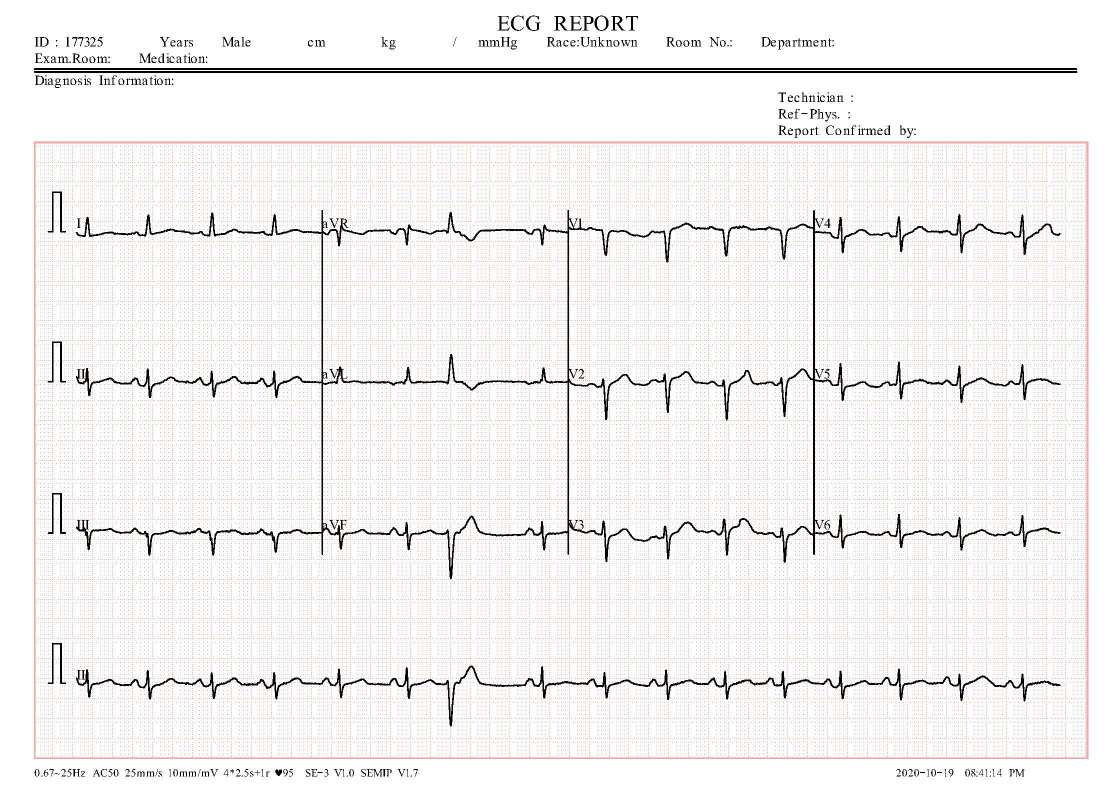
#> input picture ecg.jpg, 2213 x 1572 px (shown at 1/2 size)
$ python ecg.py
#> lines starting #> are read from the running program, lines starting #| are printed output that depends on the picture; after the words box and inside, x2 and y2 are one past the last pixel; in counts of white or black regions, pixels touching at a corner belong together
import os
import cv2
import numpy as np
import pandas as pd
import matplotlib.pyplot as plt
from scipy.signal import resample
from scipy.io import savemat
from collections import Counter
from tqdm import tqdm

def read_img(f):
    im = cv2.imread(f, 0)
    im = cv2.resize(im, (2200, 1600))
    _, im = cv2.threshold(im, 128, 255, cv2.THRESH_OTSU)
    return im

def histogram(arr, axis=0):
    hist = []
    if axis == 0:
        for i in range(arr.shape[axis]):
            hist.append(len(np.where(arr[i, :]==0)[0]))
    if axis == 1:
        for i in range(arr.shape[axis]):
            hist.append(len(np.where(arr[:, i]==0)[0]))
    return hist

def find_baseline(im):
    hist = histogram(im, 0)
    bl0 = np.argmax(hist[300:600]) + 300
    bl1 = np.argmax(hist[600:900]) + 600
    bl2 = np.argmax(hist[900:1200]) + 900
    bl3 = np.argmax(hist[1200:1500]) + 1200
    return [bl0, bl1, bl2, bl3]

def noise_removal(ll):
    for i in range(1, ll.shape[0]-1):
        for j in range(1, ll.shape[1]-1):
            arr = ll[i-1:i+2, j-1:j+2]
            if len(np.where(arr==0)[0]) <= 1:
                ll[i, j] = 255
    return ll

def find_ref_pulse(im, bl0):
    ref_pulse = im[bl0-100 : bl0+15, 80:140]
    ref_pulse = noise_removal(ref_pulse)
    xmax, xmin = 17, 0
    for i in range(ref_pulse.shape[1]):
        if ref_pulse[60, i] == 0:
            xmin = i + 1
            break
    for i in range(ref_pulse.shape[1]-1, 0, -1):
        if ref_pulse[60, i] == 0:
            xmax = i - 1
            break
    w = xmax - xmin
    h = int(4.6*w)
    return ref_pulse, [w, h]

def detact_leads(im, bl):
    blt = bl[0] - 180
    im = im[blt : bl[-1]+180, 160:2100]
    bl[0] = 180; bl[1] = bl[1] - blt; bl[2] = bl[2] - blt; bl[3] = bl[3] - blt
    wl = int(im.shape[1]/4)

    l0 = im[:bl[0]+150, 8 : wl-8]  #; l0 = noise_removement(l0)
    l1 = im[bl[1]-150 : bl[1]+150, 8 : wl-8] #; l1 = noise_removement(l1)
    l2 = im[bl[2]-150 : bl[2]+150, 8 : wl-8]

    l3 = im[:bl[0]+150, wl+8 : 2*wl-8]
    l4 = im[bl[1]-150 : bl[1]+150, wl+8 : 2*wl-8]
    l5 = im[bl[2]-150 : bl[2]+150, wl+8 : 2*wl-8]

    l6 = im[:bl[0]+150, 2*wl+8 : 3*wl-8]
    l7 = im[bl[1]-150 : bl[1]+150, 2*wl+8 : 3*wl-8]
    l8 = im[bl[2]-150 : bl[2]+150, 2*wl+8 : 3*wl-8]

    l9 = im[:bl[0]+150, 3*wl+8 : im.shape[1]-8]
    l10 = im[bl[1]-150 : bl[1]+150, 3*wl+8 : im.shape[1]-8]
    l11 = im[bl[2]-150 : bl[2]+150, 3*wl+8 : im.shape[1]-8]

    l12 = im[bl[3]-150 :, :]

    return im, bl, l0, l1, l2, l3, l4, l5, l6, l7, l8, l9, l10, l11, l12

def remove_redundant_lead(im, gap=40):
    bl = np.argmax(histogram(im, 0))
    im_ = 255*np.ones_like(im)
    for r in range(3):
        pt, cnt = 0, 0
        while True:
            x = np.random.randint(im.shape[1])
            if im[bl,x] == 0:
                pt = x
                break
            cnt += 1
            if cnt == 10000:
                break

        col_ = np.where(im[:, pt]==0)[0]
        pos= []
        for i in range(len(col_)):
            if col_[i] < bl-15 or col_[i] > bl+15:
                pos.append(i)
        col_ = np.delete(col_, pos)
        im_[col_, pt] = 0

        amax, amin = max(col_), min(col_)
        for i in range(pt, im.shape[1]):
            if amin - gap > 0 and amax + gap < im.shape[0]:
                mask = np.where(im[amin-gap:amax+gap, i]==0)[0] + amin-gap
            elif amin - gap < 0 and amax + gap < im.shape[0]:
                mask = np.where(im[0:amax+gap, i]==0)[0]
            elif amin - gap < 0 and amax + gap > im.shape[0]:
                mask = np.where(im[amin-gap:im.shape[0], i]==0)[0] + amin-gap
            else:
                mask = np.where(im[0:im.shape[0], i]==0)[0]
            im_[mask, i] = 0
            try:
                amax, amin = max(mask), min(mask)
            except:
                pass

        amax, amin = max(col_), min(col_)
        for i in range(pt-1, -1, -1):
            if amin - gap > 0 and amax + gap < im.shape[0]:
                mask = np.where(im[amin-gap:amax+gap, i]==0)[0] + amin-gap
            elif amin - gap < 0 and amax + gap < im.shape[0]:
                mask = np.where(im[0:amax+gap, i]==0)[0]
            elif amin - gap > 0 and amax + gap > im.shape[0]:
                mask = np.where(im[amin-gap:im.shape[0], i]==0)[0] + amin-gap
            else:
                mask = np.where(im[0:im.shape[0], i]==0)[0]

            im_[mask, i] = 0
            try:
                amax, amin = max(mask), min(mask)
            except:
                pass
    return im_

def digitization(im, w=16, h=80, fs=20):
    im = im[:, 20:im.shape[1]-20]
    hist = histogram(im, 0)
    bl = np.argmax(hist)

    sig = []
    for i in range(im.shape[1]):
        col = im[:, i]
        if len(np.where(col==0)[0]) != 0:
            mag = np.mean(np.where(col==0)[0])
        else:
            mag = bl
        sig.append(mag)
    sig = (np.array(sig) - bl)/h + 1

    n_samples = int(fs*im.shape[1]/w)
    sig = resample(sig, n_samples)
    return 1-sig


def ecg(img_path):
    img = read_img(img_path)
#> in read_img, `_, im = cv2.threshold(im, 128, 255, cv2.THRESH_OTSU)`:
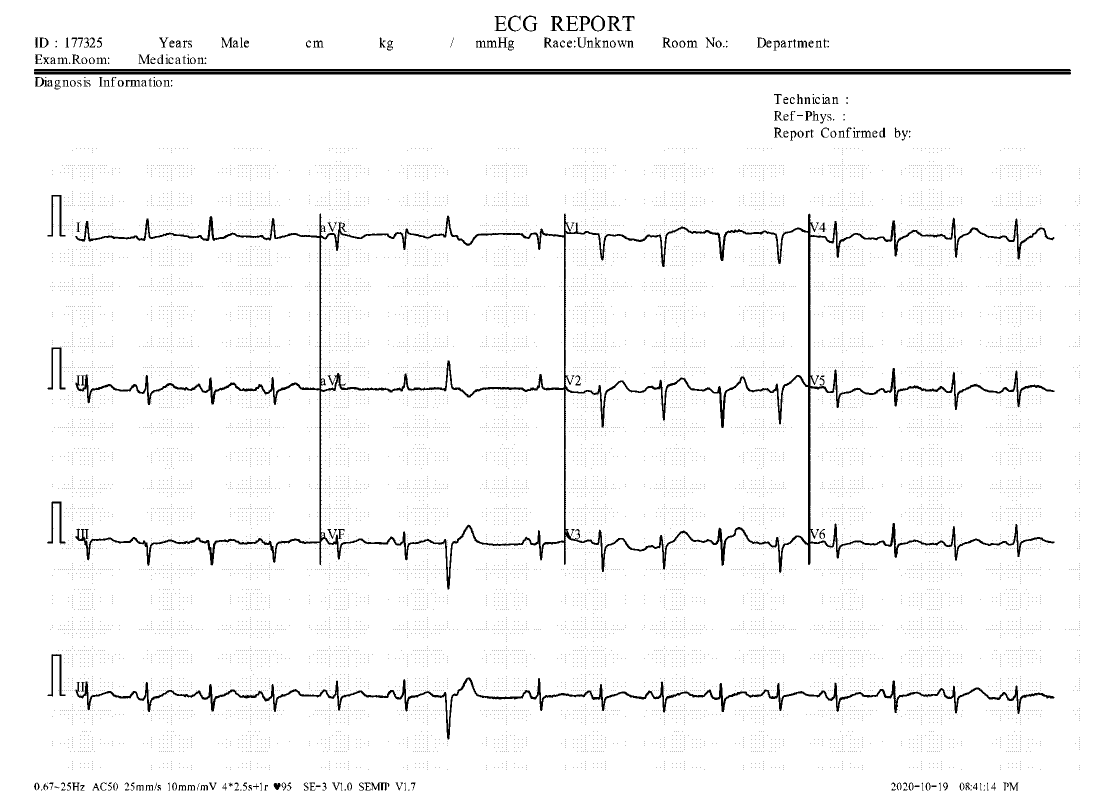
#> im: shape (1600, 2200) (shown at 1/2 size); 96.5% white; 16397 black regions (16182 under 20 px), largest, box (x1, y1, x2, y2) and area: (150, 427, 2109, 1179) 51379, (151, 1355, 2109, 1479) 14622, (68, 144, 2142, 149) 10367
    bl = find_baseline(img)
#> after the loop in histogram, `for i in range(arr.shape[axis]):`: hist = 1600 values, max 2074 at index 140, min 0 at index 0, mean 76.75
#> in find_baseline, `bl0 = np.argmax(hist[300:600]) + 300`: bl0 = 471
#> in find_baseline, `bl1 = np.argmax(hist[600:900]) + 600`: bl1 = 778
#> in find_baseline, `bl2 = np.argmax(hist[900:1200]) + 900`: bl2 = 1085
#> in find_baseline, `bl3 = np.argmax(hist[1200:1500]) + 1200`: bl3 = 1391
#> bl = [471, 778, 1085, 1391]
    _, (w, h) = find_ref_pulse(img, bl[0])
#> in find_ref_pulse, `ref_pulse = im[bl0-100 : bl0+15, 80:140]`: ref_pulse: shape (115, 60); 90.1% white; 15 black regions (14 under 20 px), largest, box (x1, y1, x2, y2) and area: (15, 19, 51, 102) 671
#> after the loop in noise_removal, `for i in range(1, ll.shape[0]-1):`:
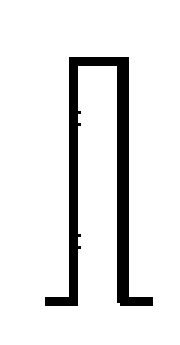
#> ll: shape (115, 60) (shown 3 times larger); 90.3% white; 1 black region, box (x1, y1, x2, y2) and area: (15, 19, 51, 102) 671
#> w = 17; h = 78

    img, bl, l0, l1, l2, l3, l4, l5, l6, l7, l8, l9, l10, l11, l12 = detact_leads(img, bl)
#> in detact_leads, `blt = bl[0] - 180`: blt = 291
#> in detact_leads, `im = im[blt : bl[-1]+180, 160:2100]`: im: shape (1280, 1940); 96.7% white; 15586 black regions (15547 under 20 px), largest, box (x1, y1, x2, y2) and area: (0, 136, 1940, 888) 50993, (0, 1064, 1940, 1188) 14457, (495, 767, 514, 787) 99
#> in detact_leads, `l0 = im[:bl[0]+150, 8 : wl-8]`: l0: shape (330, 469); 97.5% white; 962 black regions (961 under 20 px), largest, box (x1, y1, x2, y2) and area: (0, 141, 469, 192) 2874
#> in detact_leads, `l1 = im[bl[1]-150 : bl[1]+150, 8 : wl-8]`: l1: shape (300, 469); 96.9% white; 829 black regions (828 under 20 px), largest, box (x1, y1, x2, y2) and area: (0, 121, 469, 182) 3473
#> in detact_leads, `l2 = im[bl[2]-150 : bl[2]+150, 8 : wl-8]`: l2: shape (300, 469); 97.3% white; 727 black regions (726 under 20 px), largest, box (x1, y1, x2, y2) and area: (0, 123, 469, 197) 3134
#> in detact_leads, `l3 = im[:bl[0]+150, wl+8 : 2*wl-8]`: l3: shape (330, 469); 97.4% white; 986 black regions (984 under 20 px), largest, box (x1, y1, x2, y2) and area: (0, 140, 469, 211) 2904, (2, 154, 21, 173) 85
#> in detact_leads, `l4 = im[bl[1]-150 : bl[1]+150, wl+8 : 2*wl-8]`: l4: shape (300, 469); 97.1% white; 960 black regions (959 under 20 px), largest, box (x1, y1, x2, y2) and area: (0, 93, 469, 167) 3052
#> in detact_leads, `l5 = im[bl[2]-150 : bl[2]+150, wl+8 : 2*wl-8]`: l5: shape (300, 469); 96.8% white; 868 black regions (866 under 20 px), largest, box (x1, y1, x2, y2) and area: (0, 114, 469, 244) 3600, (2, 123, 21, 143) 99
#> in detact_leads, `l6 = im[:bl[0]+150, 2*wl+8 : 3*wl-8]`: l6: shape (330, 469); 97.1% white; 1048 black regions (1047 under 20 px), largest, box (x1, y1, x2, y2) and area: (0, 154, 469, 243) 3413
#> in detact_leads, `l7 = im[bl[1]-150 : bl[1]+150, 2*wl+8 : 3*wl-8]`: l7: shape (300, 469); 96.3% white; 921 black regions (918 under 20 px), largest, box (x1, y1, x2, y2) and area: (0, 122, 469, 228) 4107, (12, 122, 24, 143) 86, (0, 122, 11, 142) 47
#> in detact_leads, `l8 = im[bl[2]-150 : bl[2]+150, 2*wl+8 : 3*wl-8]`: l8: shape (300, 469); 96.6% white; 842 black regions (841 under 20 px), largest, box (x1, y1, x2, y2) and area: (0, 119, 469, 211) 3967
#> in detact_leads, `l9 = im[:bl[0]+150, 3*wl+8 : im.shape[1]-8]`: l9: shape (330, 469); 96.7% white; 1135 black regions (1132 under 20 px), largest, box (x1, y1, x2, y2) and area: (0, 144, 469, 228) 3786, (16, 154, 28, 173) 88, (0, 154, 15, 173) 78
#> in detact_leads, `l10 = im[bl[1]-150 : bl[1]+150, 3*wl+8 : im.shape[1]-8]`: l10: shape (300, 469); 96.5% white; 1009 black regions (1006 under 20 px), largest, box (x1, y1, x2, y2) and area: (0, 108, 469, 192) 3757, (0, 122, 15, 142) 81, (16, 123, 26, 143) 77
#> in detact_leads, `l11 = im[bl[2]-150 : bl[2]+150, 3*wl+8 : im.shape[1]-8]`: l11: shape (300, 469); 96.8% white; 919 black regions (916 under 20 px), largest, box (x1, y1, x2, y2) and area: (0, 111, 469, 186) 3383, (16, 123, 27, 143) 88, (0, 123, 15, 143) 84
#> in detact_leads, `l12 = im[bl[3]-150 :, :]`:
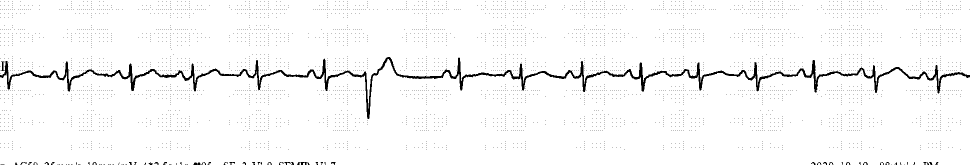
#> l12: shape (330, 1940) (shown at 1/2 size); 96.9% white; 4044 black regions (4012 under 20 px), largest, box (x1, y1, x2, y2) and area: (0, 114, 1940, 238) 14457, (594, 324, 619, 330) 88, (2, 123, 9, 142) 67
#> bl = [180, 487, 794, 1100]

    ll0 = remove_redundant_lead(l0, gap=30); ll0 = cv2.medianBlur(ll0, 3); sig0 = digitization(ll0, w, h)
#> in remove_redundant_lead, `bl = np.argmax(histogram(im, 0))`: bl = 182
#> in remove_redundant_lead, `im_ = 255*np.ones_like(im)`: im_: shape (330, 469); every value is 255
#> the loop in remove_redundant_lead, `for r in range(3):` made 3 passes
#> col_ on passes 1 to 3: [181, 182, 183, 184], [180, 181, 182], [182, 183, 184, 185, 186]
#> after `ll0 = cv2.medianBlur(ll0, 3)`: ll0: shape (330, 469); 98.1% white; 1 black region, box (x1, y1, x2, y2) and area: (0, 141, 469, 192) 2896
#> in digitization, `im = im[:, 20:im.shape[1]-20]`: im: shape (330, 429); 98.2% white; 1 black region, box (x1, y1, x2, y2) and area: (0, 141, 429, 191) 2518
#> in digitization, `hist = histogram(im, 0)`: hist = 330 values, max 214 at index 182, min 0 at index 0, mean 7.63
#> in digitization, `bl = np.argmax(hist)`: bl = 182
#> the loop in digitization, `for i in range(im.shape[1]):` made 429 passes
#> mag on passes 1 to 12: 187, 187, 187, 186.5, 186.5, 186.5, 186.5, 186, 186, 185.5, 185.5, 185.5
#> after the loop in digitization, `for i in range(im.shape[1]):`: sig = 429 values, max 188 at index 224, min 153 at index 357, mean 180.9
#> in digitization, `sig = (np.array(sig) - bl)/h + 1`: sig = 429 values, max 1.08 at index 224, min 0.628 at index 357, mean 0.985
#> in digitization, `sig = resample(sig, n_samples)`: sig = 504 values, max 1.08 at index 264, min 0.617 at index 420, mean 0.985
#> after `sig0 = digitization(ll0, w, h)`: sig0 = 504 values, max 0.383 at index 420, min -0.0787 at index 264, mean 0.0147
    ll1 = remove_redundant_lead(l1, gap=30); ll1 = cv2.medianBlur(ll1, 3); sig1 = digitization(ll1, w, h)
#> in remove_redundant_lead (call 2), `im_ = 255*np.ones_like(im)`: im_: shape (300, 469); every value is 255
#> the loop in remove_redundant_lead (call 2), `for r in range(3):` made 3 passes
#> col_ on passes 1 to 3: [150, 151, 152], [147, 148, 149, 150, 151], [151, 152, 153, 154]
#> after `ll1 = cv2.medianBlur(ll1, 3)`: ll1: shape (300, 469); 97.5% white; 1 black region, box (x1, y1, x2, y2) and area: (0, 121, 469, 182) 3498
#> in digitization (call 2), `im = im[:, 20:im.shape[1]-20]`: im: shape (300, 429); 97.6% white; 1 black region, box (x1, y1, x2, y2) and area: (0, 122, 429, 182) 3042
#> the loop in digitization (call 2), `for i in range(im.shape[1]):` made 429 passes
#> mag on passes 1 to 12: 150.5, 150.5, 150, 149.5, 149.5, 149.5, 149.5, 149.5, 149, 148.5, 148.5, 148
#> after `sig1 = digitization(ll1, w, h)`: sig1 = 504 values, max 0.197 at index 123, min -0.274 at index 425, mean 0.0248
    ll2 = remove_redundant_lead(l2, gap=30); ll2 = cv2.medianBlur(ll2, 3); sig2 = digitization(ll2, w, h)
#> after the loop in remove_redundant_lead (call 3), `for r in range(3):`: im_: shape (300, 469); 97.7% white; 121 black regions (120 under 20 px), largest, box (x1, y1, x2, y2) and area: (0, 123, 469, 197) 3132
#> after `ll2 = cv2.medianBlur(ll2, 3)`: ll2: shape (300, 469); 97.7% white; 1 black region, box (x1, y1, x2, y2) and area: (0, 123, 469, 196) 3171
#> in digitization (call 3), `im = im[:, 20:im.shape[1]-20]`: im: shape (300, 429); 97.9% white; 1 black region, box (x1, y1, x2, y2) and area: (0, 139, 429, 196) 2702
#> after `sig2 = digitization(ll2, w, h)`: sig2 = 504 values, max 0.104 at index 92, min -0.442 at index 127, mean -0.00641
    ll3 = remove_redundant_lead(l3, gap=30); ll3 = cv2.medianBlur(ll3, 3); sig3 = digitization(ll3, w, h)
#> after the loop in remove_redundant_lead (call 4), `for r in range(3):`: im_: shape (330, 469); 98% white; 165 black regions (163 under 20 px), largest, box (x1, y1, x2, y2) and area: (0, 140, 469, 211) 2904, (2, 154, 20, 173) 84
#> after `ll3 = cv2.medianBlur(ll3, 3)`: ll3: shape (330, 469); 98.1% white; 4 black regions (1 under 20 px), largest, box (x1, y1, x2, y2) and area: (0, 140, 469, 211) 2859, (3, 154, 14, 172) 59, (30, 155, 38, 173) 55
#> in digitization (call 4), `im = im[:, 20:im.shape[1]-20]`: im: shape (330, 429); 98.1% white; 2 black regions, box (x1, y1, x2, y2) and area: (0, 140, 429, 211) 2625, (10, 155, 18, 173) 55
#> after `sig3 = digitization(ll3, w, h)`: sig3 = 504 values, max 0.376 at index 261, min -0.313 at index 1, mean -0.0311
    ll4 = remove_redundant_lead(l4, gap=30); ll4 = cv2.medianBlur(ll4, 3); sig4 = digitization(ll4, w, h)
#> after `ll4 = cv2.medianBlur(ll4, 3)`: ll4: shape (300, 469); 97.8% white; 2 black regions, box (x1, y1, x2, y2) and area: (0, 93, 469, 167) 3010, (3, 123, 14, 142) 62
#> in digitization (call 5), `im = im[:, 20:im.shape[1]-20]`: im: shape (300, 429); 97.8% white; 1 black region, box (x1, y1, x2, y2) and area: (0, 93, 429, 167) 2778
#> after `sig4 = digitization(ll4, w, h)`: sig4 = 504 values, max 0.598 at index 263, min -0.199 at index 311, mean 0.011
    ll5 = remove_redundant_lead(l5, gap=30); ll5 = cv2.medianBlur(ll5, 3); sig5 = digitization(ll5, w, h)
#> after `ll5 = cv2.medianBlur(ll5, 3)`: ll5: shape (300, 469); 97.4% white; 4 black regions (2 under 20 px), largest, box (x1, y1, x2, y2) and area: (0, 115, 469, 244) 3607, (2, 123, 13, 142) 65
#> in digitization (call 6), `im = im[:, 20:im.shape[1]-20]`: im: shape (300, 429); 97.4% white; 3 black regions (2 under 20 px), largest, box (x1, y1, x2, y2) and area: (0, 115, 429, 244) 3399
    ll6 = remove_redundant_lead(l6, gap=30); ll6 = cv2.medianBlur(ll6, 3); sig6 = digitization(ll6, w, h)
#> after the loop in remove_redundant_lead (call 7), `for r in range(3):`:
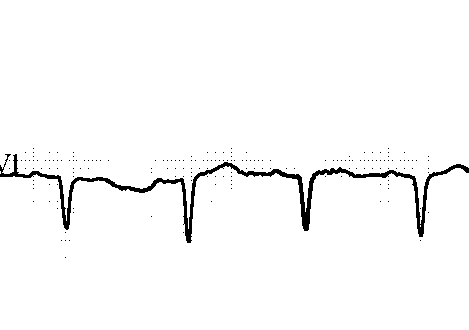
#> im_: shape (330, 469); 97.7% white; 173 black regions (172 under 20 px), largest, box (x1, y1, x2, y2) and area: (0, 154, 469, 243) 3413
#> after `ll6 = cv2.medianBlur(ll6, 3)`: ll6: shape (330, 469); 97.8% white; 3 black regions (2 under 20 px), largest, box (x1, y1, x2, y2) and area: (0, 154, 469, 243) 3412
#> in digitization (call 7), `im = im[:, 20:im.shape[1]-20]`:
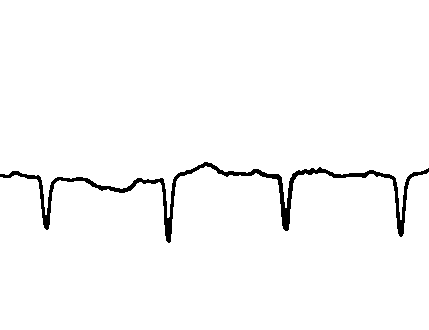
#> im: shape (330, 429); 97.8% white; 1 black region, box (x1, y1, x2, y2) and area: (0, 162, 429, 243) 3175
    ll7 = remove_redundant_lead(l7, gap=30); ll7 = cv2.medianBlur(ll7, 3); sig7 = digitization(ll7, w, h)
#> after the loop in remove_redundant_lead (call 8), `for r in range(3):`:
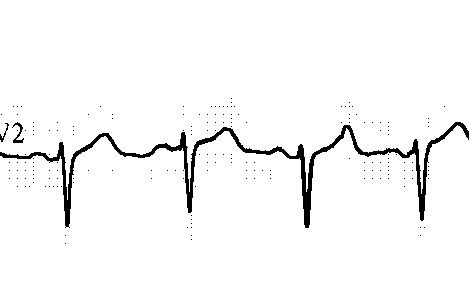
#> im_: shape (300, 469); 96.9% white; 179 black regions (176 under 20 px), largest, box (x1, y1, x2, y2) and area: (0, 122, 469, 228) 4107, (12, 122, 24, 143) 86, (0, 123, 9, 142) 42
#> after `ll7 = cv2.medianBlur(ll7, 3)`: ll7: shape (300, 469); 97% white; 6 black regions (4 under 20 px), largest, box (x1, y1, x2, y2) and area: (0, 122, 469, 228) 4130, (13, 123, 23, 143) 79
#> in digitization (call 8), `im = im[:, 20:im.shape[1]-20]`: im: shape (300, 429); 96.9% white; 3 black regions (2 under 20 px), largest, box (x1, y1, x2, y2) and area: (0, 125, 429, 228) 3943
    ll8 = remove_redundant_lead(l8, gap=30); ll8 = cv2.medianBlur(ll8, 3); sig8 = digitization(ll8, w, h)
#> after the loop in remove_redundant_lead (call 9), `for r in range(3):`:
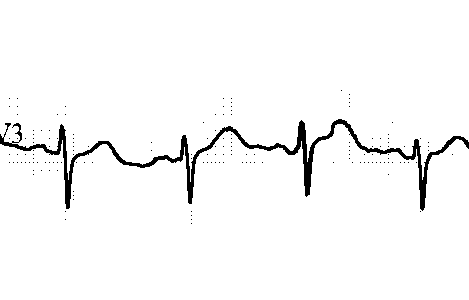
#> im_: shape (300, 469); 97.1% white; 151 black regions (150 under 20 px), largest, box (x1, y1, x2, y2) and area: (0, 119, 469, 211) 3966
    ll9 = remove_redundant_lead(l9, gap=30); ll9 = cv2.medianBlur(ll9, 3); sig9 = digitization(ll9, w, h)
    ll10 = remove_redundant_lead(l10, gap=30); ll10 = cv2.medianBlur(ll10, 3); sig10 = digitization(ll10, w, h)
    ll11 = remove_redundant_lead(l11, gap=30); ll11 = cv2.medianBlur(ll11, 3); sig11 = digitization(ll11, w, h)
    ll12 = remove_redundant_lead(l12, gap=30); ll12 = cv2.medianBlur(ll12, 3); sig12 = digitization(ll12, w, h)

    N = len(sig0)
    sig = np.zeros((12, N))
    sig[0] = sig0; sig[1] = sig1; sig[2] = sig2; sig[3] = sig3; sig[4] = sig4; sig[5] = sig5;
    sig[6] = sig6; sig[7] = sig7; sig[8] = sig8; sig[9] = sig9; sig[10] = sig10; sig[11] = sig11

    # flatten sig to 1-dim python list
    res = sig.flatten()
    res = res.tolist()

    #return res
    result = dict()
    result['I'] = sig[0].tolist(); result['II'] = sig[1].tolist(); result['III'] = sig[2].tolist()
    result['aVR'] = sig[3].tolist(); result['aVL'] = sig[4].tolist(); result['aVF'] = sig[5].tolist()
    result['V1'] = sig[6].tolist(); result['V2'] = sig[7].tolist(); result['V3'] = sig[8].tolist()
    result['V4'] = sig[9].tolist(); result['V5'] = sig[10].tolist(); result['V6'] = sig[11].tolist()

    return result

if __name__ == "__main__":
    res = ecg('./ecg.jpg')
#> (the run stopped early here; a loop or call above may not have finished)
